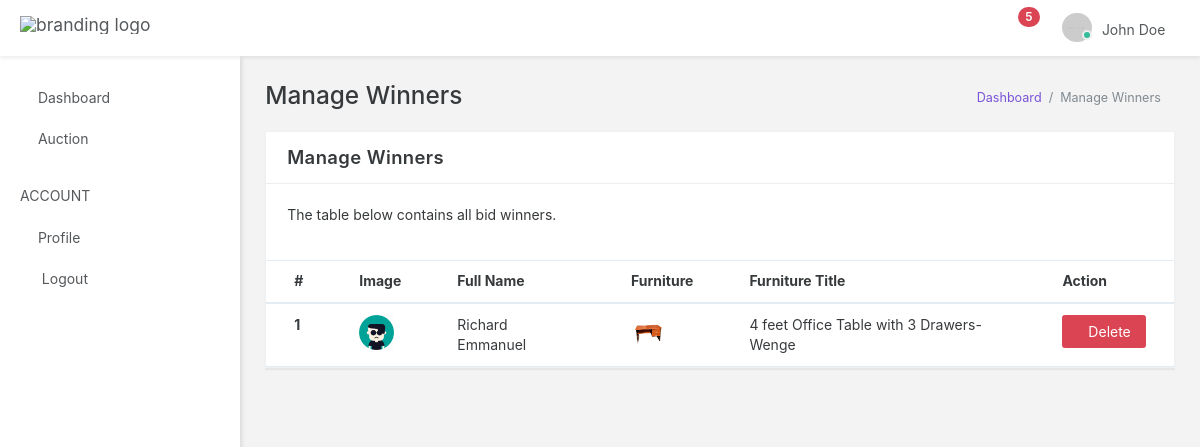
The page /auth/winners_list (signed in) on the database its author committed.
### Auction_auth/models.py (models this page shows, shortened)
class Bidding(models.Model):
    bid_id = models.UUIDField(
        default=uuid.uuid4, primary_key=True, unique=True, editable=False)
    furniture = models.ForeignKey(
        Furniture, on_delete=models.CASCADE, blank=True, null=True)
    bider = models.ForeignKey(
        User, on_delete=models.CASCADE, blank=True, null=True)
    bid_price = models.FloatField()
    bid_date = models.DateTimeField(
        verbose_name='bid_date', auto_now_add=True)
    class Meta:
        db_table = 'Bidding'
        verbose_name_plural = 'Bidding'

class User(AbstractBaseUser, PermissionsMixin):
    user_id = models.UUIDField(
        default=uuid.uuid4, primary_key=True, unique=True, editable=False)
    email = models.CharField(max_length=100, db_index=True,
                             unique=True, verbose_name='email address', blank=True)
    name = models.CharField(
        max_length=100, db_index=True, blank=True, null=True)
    phone = models.CharField(
        max_length=14, db_index=True, unique=True, blank=True)
    address = models.CharField(max_length=255, null=True, blank=True)
    picture = models.ImageField(
        default='img/user.png', upload_to='uploads/', null=True)
    date_joined = models.DateTimeField(
        verbose_name='date_joined', auto_now_add=True)
    last_login = models.DateTimeField(
        verbose_name='last_login', auto_now=True, null=True)
    is_active = models.BooleanField(default=True)
    is_staff = models.BooleanField(default=False)
    is_superuser = models.BooleanField(default=False)
    USERNAME_FIELD = 'email'
    REQUIRED_FIELDS = ['name',]
    objects = UserManager()
    class Meta:
        db_table = 'Users'
        verbose_name_plural = 'Users'

class Furniture(models.Model):
    furniture_id = models.UUIDField(
        default=uuid.uuid4, primary_key=True, unique=True, editable=False)
    furniture_name = models.CharField(max_length=100)
    start_price = models.FloatField()
    furniture_desc = models.TextField()
    created = models.DateTimeField(
        verbose_name='date_created', auto_now_add=True)
    start_date_and_time = models.DateTimeField(null=True)
    end_date_and_time = models.DateTimeField(null=True)
    is_sold = models.BooleanField(default=False)
    sold_price = models.FloatField(blank=True, null=True)
    sold_to = models.ForeignKey(
        User, on_delete=models.CASCADE, blank=True, null=True)
    image = models.ImageField(null=True, blank=True, upload_to='uploads/')
    class Meta:
        db_table = 'Furniture'
        verbose_name_plural = 'Furniture'

### Auction_auth/views.py (the view)
# urls.py: path('auth/winners_list', ManageAuctionWinnersView.as_view(), name='winners_list'),
class ManageAuctionWinnersView(LoginRequiredMixin, ListView):
    template_name = "backend/auction/winners.html"
    def get_queryset(self):
        return Bidding.objects.all()

### Templates/backend/auction/winners.html (shortened to what this page needs)
{% extends 'base.html' %}
{% load static %}
{% load crispy_forms_tags %}
  {% block head %}{% include 'partials/auth_head.html' %}{% endblock head %}
  {% block body %}
  <body data-open="click" data-menu="vertical-menu" data-col="2-columns" class="vertical-layout vertical-menu 2-columns  fixed-navbar">
  {% block nav %} {% include 'partials/auth_nav.html' %} {% endblock %}
  {% include 'partials/auth_sidebar.html' %}
    <div class="app-content content container-fluid">
      <div class="content-wrapper">
        <div class="content-header row">
          <div class="content-header-left col-md-6 col-xs-12 mb-1">
            <h2 class="content-header-title">Manage Winners</h2>
          </div>
            <div class="content-header-right breadcrumbs-right breadcrumbs-top col-md-6 col-xs-12">
                <div class="breadcrumb-wrapper col-xs-12">
                    <ol class="breadcrumb">
                        <li class="breadcrumb-item"><a href="{% url 'auth:dashboard' %}">Dashboard</a>
                        </li>
                        <li class="breadcrumb-item active">Manage Winners
                        </li>
                    </ol>
                </div>
            </div>
        </div>
        <div class="content-body">
        <div class="row">
            <div class="col-xs-12">
                <div class="card">
                    <div class="card-header">
                        <h4 class="card-title">Manage Winners</h4>
                        <div class="heading-elements">
                            <ul class="list-inline mb-0">
                                <li><a data-action="collapse"><i class="icon-minus4"></i></a></li>
                                <li><a data-action="expand"><i class="icon-expand2"></i></a></li>
                            </ul>
                        </div>
                    </div>
                    <div class="card-body collapse in">
                        <div class="card-block card-dashboard">
                            <p>The table below contains all bid winners.</p>
                        </div>
                        <div class="table-responsive">
                            <table class="table table-hover mb-0">
                                <thead>
                                    <tr>
                                        <th>#</th>
                                        <th>Image</th>
                                        <th>Full Name</th>
                                        <th>Furniture</th>
                                        <th>Furniture Title</th>
                                        <th>Action</th>
                                    </tr>
                                </thead>
                                <tbody>
                                {% if object_list %}
                                    {% for object in object_list %}
                                    <tr>
                                        <th scope="row">{{ forloop.counter}}</th>
                                        <td><img src="{{object.bider.picture.url}}" width="35" alt=""></td>
                                        <td>{{ object.bider.name }}</td>
                                        <td><img src="{{object.furniture.image.url}}" width="35" alt=""></td>
                                        <td>{{ object.furniture.furniture_name }}</td>
                                        <td><a href="" class="btn btn-danger" data-toggle="modal" data-target="#deleteModal{{forloop.counter}}" style="cursor: pointer;"> <i class="icon-ios-trash"></i>Delete</a></td>
                                    </tr>
                                    {% endfor %}
                                {% endif %}
                                </tbody>
                            </table>
                        </div>
                    </div>
                </div>
            </div>
        </div>
        </div>
      </div>
    </div>
</body>
{% endblock body %}

### Static/backend/app-assets/css/app.css (style rules this page uses)
@media (max-width: 1366px) { html { font-size: 14px; } }
html { height: 100%; }
html body { height: 100%; background-color: #F3F3F3; direction: ltr; }
html body.fixed-navbar { padding-top: 4rem; }
html body .content { padding: 0; transition: 300ms ease all; backface-visibility: hidden; }
html body .content .content-wrapper { padding: 1.8rem; }
html body .content .content-wrapper .content-header-right { margin-top: 6px; }
@media screen and (min-width: 0px) { body:after { content: "xs - min-width: 0px"; } }
@media screen and (min-width: 544px) { body:after { content: "sm - min-width: 544px"; } }
@media screen and (min-width: 768px) { body:after { content: "md - min-width: 768px"; } }
@media screen and (min-width: 992px) { body:after { content: "lg - min-width: 992px"; } }
@media screen and (min-width: 1200px) { body:after { content: "xl - min-width: 1200px"; } }
body:after { display: none; }

### Static/backend/app-assets/css/core/menu/menu-types/vertical-menu.css (style rules this page uses)
@media (min-width: 992px) { body.vertical-layout.vertical-menu .content, body.vertical-layout.vertical-menu .footer { margin-left: 240px; } }

### rows shown on the page
Bidding: bider.picture (picture), bider.name "Richard Emmanuel", furniture.image (picture), furniture.furniture_name "4 feet Office Table with 3 Drawers-Wenge"
